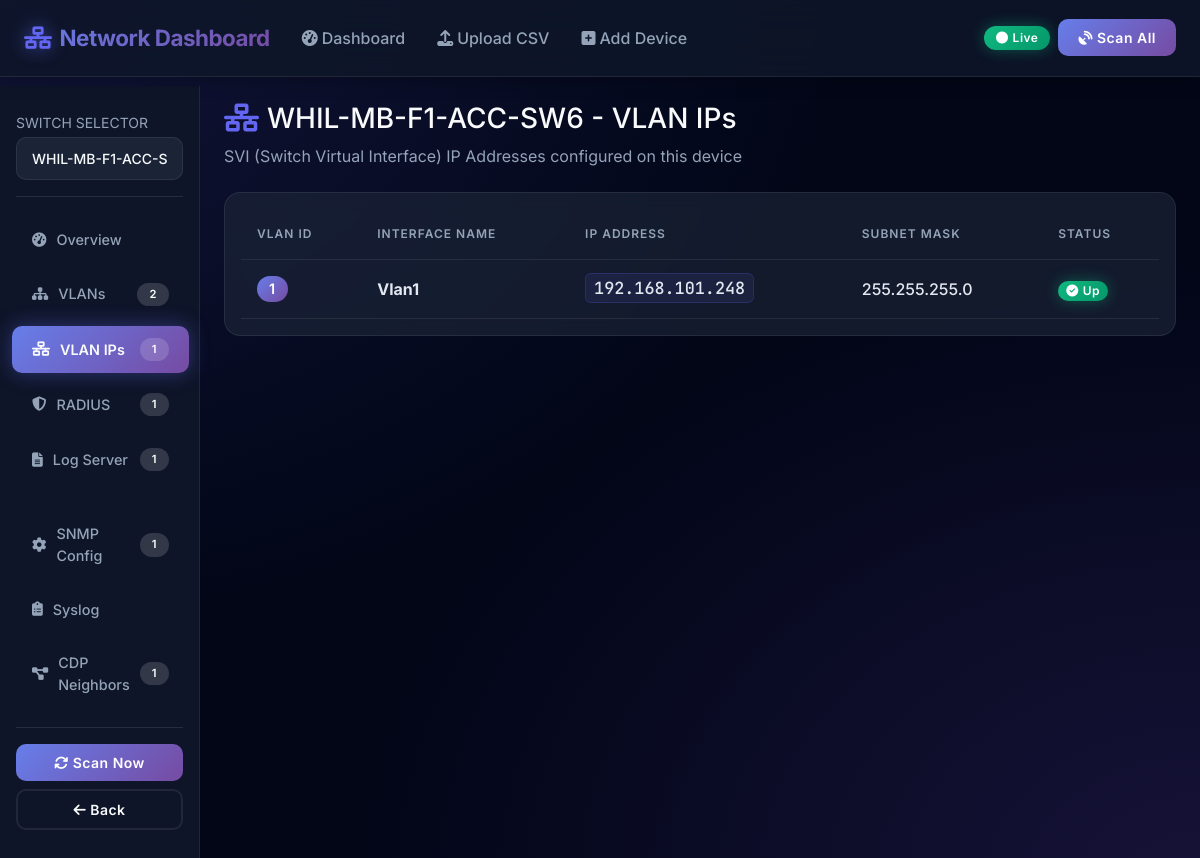
/device/7/vlan-ips, run on the app's committed database.
### tables this page shows
CREATE TABLE devices (
            id INTEGER PRIMARY KEY AUTOINCREMENT,
            node_name TEXT NOT NULL,
            ip_address TEXT UNIQUE NOT NULL,
            device_type TEXT NOT NULL CHECK(device_type IN ('access_switch', 'distribution_switch')),
            snmp_community TEXT DEFAULT 'public',
            ssh_username TEXT DEFAULT 'admin',
            ssh_password TEXT DEFAULT 'admin123',
            ssh_enabled INTEGER DEFAULT 1,
            snmp_enabled INTEGER DEFAULT 1,
            status TEXT DEFAULT 'unknown',
            last_scanned DATETIME,
            created_at DATETIME DEFAULT CURRENT_TIMESTAMP,
            updated_at DATETIME DEFAULT CURRENT_TIMESTAMP
        , hostname TEXT DEFAULT '');

CREATE TABLE vlan_ips (
            id INTEGER PRIMARY KEY AUTOINCREMENT,
            device_id INTEGER NOT NULL,
            vlan_id INTEGER NOT NULL,
            ip_address TEXT NOT NULL,
            subnet_mask TEXT DEFAULT '',
            interface_name TEXT DEFAULT '',
            status TEXT DEFAULT 'up',
            last_updated DATETIME DEFAULT CURRENT_TIMESTAMP,
            FOREIGN KEY (device_id) REFERENCES devices(id) ON DELETE CASCADE
        );

### app.py (the view)
@app.route('/device/<int:device_id>/vlan-ips')
def device_vlan_ips(device_id):
    device = Database.get_device(device_id)
    if not device:
        flash('Device not found', 'error')
        return redirect(url_for('index'))
    vlan_ips = Database.get_vlan_ips(device_id)
    summary = Database.get_device_summary(device_id)
    all_devices = Database.get_all_devices()
    return render_template(
        'vlan_ips.html',
        device=device,
        vlan_ips=vlan_ips,
        summary=summary,
        all_devices=all_devices,
        active_section='vlan_ips',
        path_suffix='/vlan-ips'
    )

### database.py (called while the page is built)
    @classmethod
    def get_connection(cls):
        conn = sqlite3.connect(Config.DB_PATH, timeout=30.0)
        conn.row_factory = sqlite3.Row  # Returns rows as dictionaries
        conn.execute("PRAGMA foreign_keys = ON;")
        conn.execute("PRAGMA journal_mode = WAL;")  # High concurrency support
        return conn

    @classmethod
    def execute_query(cls, query, params=None, fetch=True):
        conn = None
        try:
            conn = cls.get_connection()
            cursor = conn.cursor()
            cursor.execute(query, params or ())
            if fetch:
                results = [dict(row) for row in cursor.fetchall()]
                return results
            else:
                conn.commit()
                return cursor.lastrowid
        except Exception as e:
            logger.error(f"SQLite Query Error: {e}\nQuery: {query}")
            if conn:
                conn.rollback()
            raise
        finally:
            if conn:
                conn.close()

    @classmethod
    def get_all_devices(cls):
        return cls.execute_query("SELECT * FROM device_summary ORDER BY node_name")

    @classmethod
    def get_device(cls, device_id):
        results = cls.execute_query("SELECT * FROM devices WHERE id = ?", (device_id,))
        return results[0] if results else None

    @classmethod
    def get_device_summary(cls, device_id):
        results = cls.execute_query("SELECT * FROM device_summary WHERE id = ?", (device_id,))
        return results[0] if results else None

    @classmethod
    def get_vlan_ips(cls, device_id):
        return cls.execute_query("SELECT * FROM vlan_ips WHERE device_id=? ORDER BY vlan_id", (device_id,))

### templates/vlan_ips.html (shortened to what this page needs)
{% extends "base.html" %}
{% block content %}
<div class="container-fluid px-0">
    <div class="row g-0">
        {% set active_section = 'vlan_ips' %}
        {% set path_suffix = '/vlan-ips' %}
        {% include "partials/_sidebar.html" %}
        <main class="col-md-10 ms-auto px-4 py-3">
            <div class="animate-fade-in mb-4">
                <h3><i class="fas fa-network-wired me-2" style="color:var(--primary);"></i>{{ device.node_name }} - VLAN IPs</h3>
                <p class="text-muted">SVI (Switch Virtual Interface) IP Addresses configured on this device</p>
            </div>
            <div class="card animate-fade-in-delay-1">
                <div class="card-body">
                    {% if vlan_ips %}
                    <div class="table-responsive">
                        <table id="vlanIpsTable" class="table table-hover align-middle">
                            <thead>
                                <tr>
                                    <th>VLAN ID</th>
                                    <th>Interface Name</th>
                                    <th>IP Address</th>
                                    <th>Subnet Mask</th>
                                    <th>Status</th>
                                </tr>
                            </thead>
                            <tbody>
                                {% for vip in vlan_ips %}
                                <tr>
                                    <td>
                                        <span class="badge bg-primary" style="font-size: 0.9em;">
                                            {{ vip.vlan_id }}
                                        </span>
                                    </td>
                                    <td><strong>{{ vip.interface_name }}</strong></td>
                                    <td><code style="font-size: 1.05em;">{{ vip.ip_address }}</code></td>
                                    <td>{{ vip.subnet_mask or 'N/A' }}</td>
                                    <td>
                                        {% set st = (vip.status or '')|lower|trim %}
                                        {% if 'admin' in st %}
                                            <span class="badge bg-secondary px-2 py-1">
                                                <i class="fas fa-ban me-1"></i>Admin Down
                                            </span>
                                        {% elif 'up' in st and 'down' in st %}
                                            <span class="badge bg-warning text-dark px-2 py-1" title="Interface is UP but Protocol is DOWN (No active ports in VLAN)">
                                                <i class="fas fa-exclamation-triangle me-1"></i>Up / Down
                                            </span>
                                        {% elif 'up' in st %}
                                            <span class="badge bg-success px-2 py-1">
                                                <i class="fas fa-check-circle me-1"></i>Up
                                            </span>
                                        {% elif 'down' in st %}
                                            <span class="badge bg-danger px-2 py-1">
                                                <i class="fas fa-times-circle me-1"></i>Down
                                            </span>
                                        {% else %}
                                            <span class="badge bg-secondary px-2 py-1">
                                                <i class="fas fa-question-circle me-1"></i>{{ (vip.status or 'Unknown') | title }}
                                            </span>
                                        {% endif %}
                                    </td>
                                </tr>
                                {% endfor %}
                            </tbody>
                        </table>
                    </div>
                    {% endif %}
                </div>
            </div>
        </main>
    </div>
</div>
{% endblock %}

### static/css/style.css (style rules this page uses)
:root { --primary: #6366f1; --primary-dark: #4f46e5; --secondary: #8b5cf6; --success: #10b981; --danger: #ef4444; --warning: #f59e0b; --info: #06b6d4; --dark: #0f172a; --darker: #020617; --card-bg: #1e293b; --sidebar-bg: #0f172a; --border: rgba(255, 255, 255, 0.08); --text-primary: #f8fafc; --text-secondary: #94a3b8; --gradient-1: linear-gradient(135deg, #667eea 0%, #764ba2 100%); --gradient-2: linear-gradient(135deg, #f093fb 0%, #f5576c 100%); --gradient-3: linear-gradient(135deg, #4facfe 0%, #00f2fe 100%); --gradient-4: linear-gradient(135deg, #43e97b 0%, #38f9d7 100%); --gradient-5: linear-gradient(135deg, #fa709a 0%, #fee140 100%); --shadow-sm: 0 2px 8px rgba(0, 0, 0, 0.15); --shadow-md: 0 4px 16px rgba(0, 0, 0, 0.25); --shadow-lg: 0 8px 32px rgba(0, 0, 0, 0.35); --shadow-glow: 0 0 20px rgba(99, 102, 241, 0.4); }
* { box-sizing: border-box; }
body { font-family: 'Inter', 'Segoe UI', -apple-system, sans-serif; background: var(--darker); color: var(--text-primary); padding-top: 70px; overflow-x: hidden; min-height: 100vh; background-image: radial-gradient(at 0% 0%, rgba(99, 102, 241, 0.15) 0px, transparent 50%), radial-gradient(at 100% 100%, rgba(139, 92, 246, 0.15) 0px, transparent 50%); background-attachment: fixed; }
.animate-fade-in { animation: fadeInUp 0.6s ease-out; }
.animate-fade-in-delay-1 { animation: fadeInUp 0.6s ease-out 0.1s both; }
.card { background: rgba(30, 41, 59, 0.6) !important; backdrop-filter: blur(10px); border: 1px solid var(--border) !important; border-radius: 16px !important; overflow: hidden; transition: all 0.3s ease; animation: fadeInUp 0.6s ease-out; }
.card-body { color: var(--text-primary); }
.table { color: var(--text-primary) !important; margin-bottom: 0; }
.table thead th { background: rgba(15, 23, 42, 0.6); color: var(--text-secondary) !important; font-weight: 600; text-transform: uppercase; font-size: 0.75rem; letter-spacing: 1px; padding: 1rem; border-color: var(--border) !important; }
.table tbody tr { transition: all 0.3s ease; border-color: var(--border) !important; }
.table tbody td { padding: 1rem; border-color: var(--border) !important; vertical-align: middle; color: var(--text-primary); }
.badge { padding: 6px 12px; font-weight: 600; border-radius: 20px; font-size: 0.75rem; letter-spacing: 0.5px; }
.badge.bg-primary { background: var(--gradient-1) !important; }
.badge.bg-success { background: linear-gradient(135deg, #10b981 0%, #059669 100%) !important; box-shadow: 0 0 15px rgba(16, 185, 129, 0.4); }
code { color: #a5b4fc !important; background: rgba(99, 102, 241, 0.1) !important; padding: 3px 8px; border-radius: 6px; font-size: 0.85rem; font-family: 'JetBrains Mono', 'Courier New', monospace; border: 1px solid rgba(99, 102, 241, 0.2); }
h1, h2, h3, h4, h5, h6 { color: var(--text-primary); }
p, span, div { color: inherit; }
.text-muted { color: var(--text-secondary) !important; }
.card .table { --bs-table-bg: transparent; --bs-table-color: var(--text-primary); color: var(--text-primary) !important; }
.card .table th { color: var(--text-secondary) !important; font-weight: 600; background: transparent !important; border-color: var(--border) !important; }
.card .table td { color: var(--text-primary) !important; background: transparent !important; border-color: var(--border) !important; font-weight: 500; }
.card .table td strong, .card .table td code { color: #e2e8f0 !important; }
.card-body .table tbody tr, .card-body .table tbody td, .card-body .table tbody th { background-color: transparent !important; color: #e2e8f0 !important; }
.table > :not(caption) > * > * { background-color: transparent !important; color: #e2e8f0 !important; box-shadow: none !important; }

### data on the page
devices: node_name "WHIL-MB-F1-ACC-SW6"
vlan_ips: vlan_id "1", interface_name "Vlan1", ip_address "192.168.101.248", subnet_mask "255.255.255.0"

### other printed values
{{ summary.total_vlans if summary else 0 }} "2"
{{ summary.total_vlan_ips if summary else 0 }} "1"
{{ summary.total_radius_servers if summary else 0 }} "1"
{{ summary.total_log_servers if summary else 0 }} "1"
{{ summary.total_snmp_configs if summary else 0 }} "1"
{{ summary.total_cdp_neighbors if summary else 0 }} "1"
form field value "WHIL-MB-F1-ACC-SW6"
